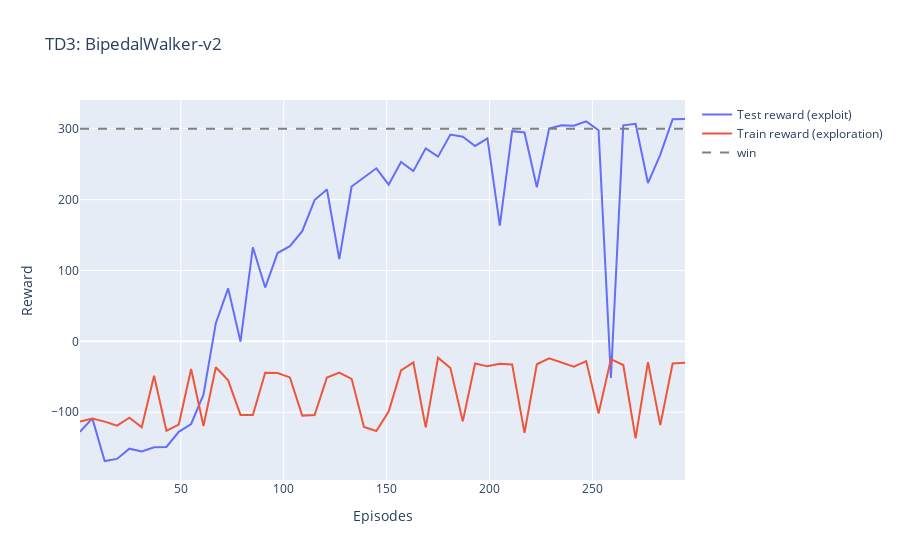

Notebook code cell kept with this figure:
### Code cell
def draw():
    step = MAX_EPISODES // len(test_rewards)
    x = list(range(1, MAX_EPISODES + 2, step))[:len(test_rewards)]
    
    fig = go.Figure()
    fig.add_trace(go.Scatter(x=x, y=test_rewards, name="Test reward (exploit)"))
    fig.add_trace(go.Scatter(x=x, y=train_rewards, name="Train reward (exploration)"))
    fig.add_trace(go.Scatter(x=x, y = [300] * len(test_rewards), line=dict(color="grey", width=2, dash="dash"), name="win"))
    fig.update_layout(
            xaxis = dict(title_text="Episodes"),
            yaxis = dict(title_text="Reward"), 
            title_text = "TD3: {}".format(ENV_ID)
        )
    fig.show()
    
draw()

### Figure 1 — Plotly figure (JSON) as saved in the notebook; plotly's stock layout.template omitted (floating-point values rounded to 4 significant figures; data arrays with more than 128 entries replaced by an {"elided": "..."} marker saying what was removed)
{"data": [{"name": "Test reward (exploit)", "type": "scatter", "x": [1, 7, 13, 19, 25, 31, 37, 43, 49, 55, 61, 67, 73, 79, 85, 91, 97, 103, 109, 115, 121, 127, 133, 139, 145, 151, 157, 163, 169, 175, 181, 187, 193, 199, 205, 211, 217, 223, 229, 235, 241, 247, 253, 259, 265, 271, 277, 283, 289, 295], "y": [-127.5, -108.6, -168.8, -165.9, -151.4, -155.4, -149.5, -149.0, -127.7, -116.6, -75.24, 25.51, 74.78, -0.408, 132.7, 75.9, 124.7, 134.3, 155.5, 199.3, 214.3, 116.0, 218.6, 230.8, 244.2, 221.1, 253.2, 240.2, 272.4, 260.7, 291.8, 288.8, 275.7, 286.6, 163.4, 296.6, 294.8, 217.5, 300.3, 305.1, 304.4, 310.5, 297.9, -51.76, 304.9, 307.0, 223.4, 263.6, 313.5, 313.8]}, {"name": "Train reward (exploration)", "type": "scatter", "x": [1, 7, 13, 19, 25, 31, 37, 43, 49, 55, 61, 67, 73, 79, 85, 91, 97, 103, 109, 115, 121, 127, 133, 139, 145, 151, 157, 163, 169, 175, 181, 187, 193, 199, 205, 211, 217, 223, 229, 235, 241, 247, 253, 259, 265, 271, 277, 283, 289, 295], "y": {"elided": "300 float values"}}, {"line": {"color": "grey", "dash": "dash", "width": 2}, "name": "win", "type": "scatter", "x": [1, 7, 13, 19, 25, 31, 37, 43, 49, 55, 61, 67, 73, 79, 85, 91, 97, 103, 109, 115, 121, 127, 133, 139, 145, 151, 157, 163, 169, 175, 181, 187, 193, 199, 205, 211, 217, 223, 229, 235, 241, 247, 253, 259, 265, 271, 277, 283, 289, 295], "y": [300, 300, 300, 300, 300, 300, 300, 300, 300, 300, 300, 300, 300, 300, 300, 300, 300, 300, 300, 300, 300, 300, 300, 300, 300, 300, 300, 300, 300, 300, 300, 300, 300, 300, 300, 300, 300, 300, 300, 300, 300, 300, 300, 300, 300, 300, 300, 300, 300, 300]}], "layout": {"autosize": true, "title": {"text": "TD3: BipedalWalker-v2"}, "xaxis": {"autorange": true, "range": [1, 295], "title": {"text": "Episodes"}, "type": "linear"}, "yaxis": {"autorange": true, "range": [-195.6, 340.6], "title": {"text": "Reward"}, "type": "linear"}}}
